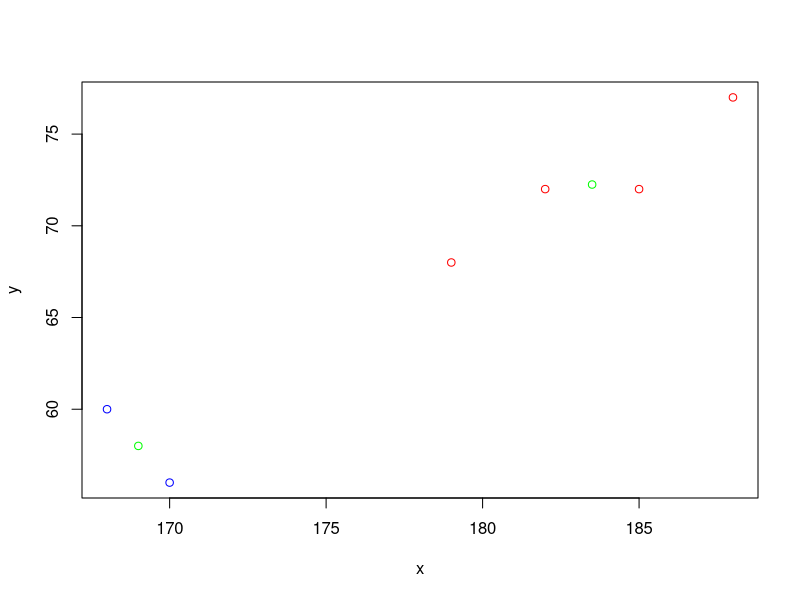

Write R code to recreate this figure.
library(cluster)
library(ggplot2)
#library(plyr)

#library(lattice)
#library(graphics)
x<-c(185,170,168,179,182,188)
y<-c(72,56,60,68,72,77)
clsample<-data.frame(x,y)
clsample

dim(clsample)
clsample1<-data.matrix(clsample)
clsample1
cldata<-clsample1[,1:2]
cldata
#Elbow Curve
wss<-vector(mode="numeric",length=6)
wss
#wss<-(nrow(clsample1)-1)*sum(apply(clsample1,2,var))
#wss
#for(i in 1:6) {
# wss[i]=sum(kmeans(cldata,centers=i,nstart=25)$withinss)
#}

km=kmeans(cldata,2,nstart=10)
km
km$cluster
km$centers
km$withinss
km$betweenss
km$totss

#Visualizing clusters

plot(cldata[km$cluster ==1,],col="red",
      xlim=c( min(cldata[,1]), max(cldata[,1]) ),
      ylim=c( min(cldata[,2]), max(cldata[,2]) ) 
    )
points(cldata[km$cluster == 2,],col="blue")

points(km$centers ,col="green")  #for center
